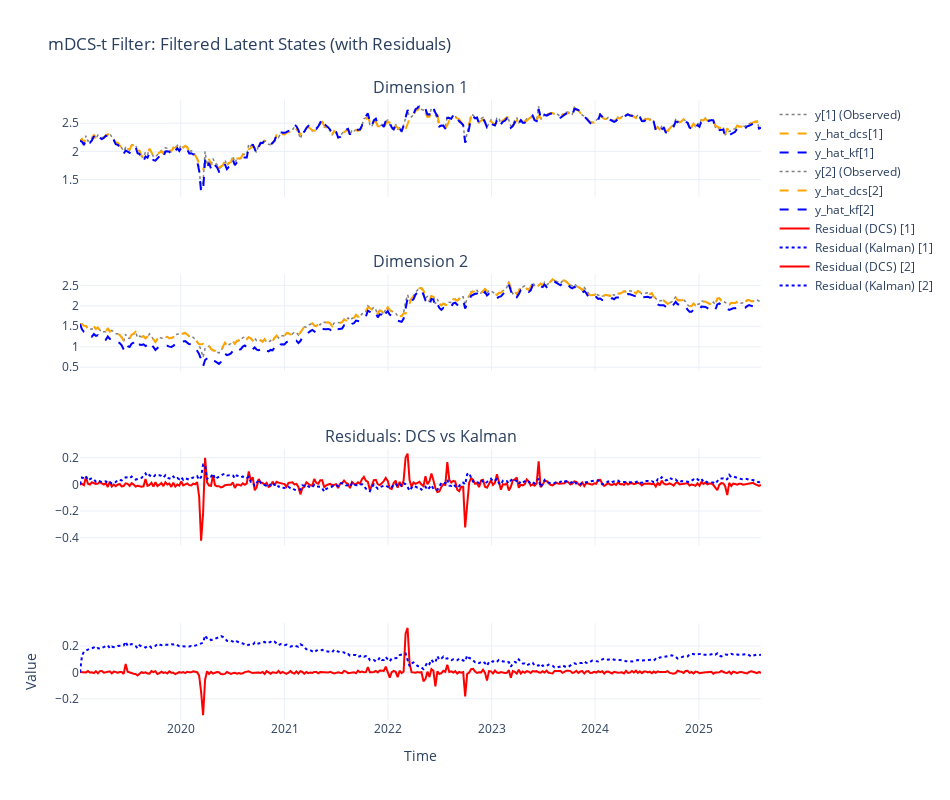

This figure's notebook cell:
### Code cell
T_multivariate, R_multivariate =  y_multivariate.shape
time_axis = df.index #list(range(T_multivariate))

# --- Residuals ---
residuals_dcs = y_multivariate - y_hat_dcs_multivariate
residuals_dcs_3 = y_multivariate - y_hat_dcs_multivariate_3
residuals_kf = y_multivariate - y_hat_kf_multivariate


total_rows = 2 * R_multivariate
row_heights = [0.5 / R_multivariate] * R_multivariate + [0.5 / R_multivariate] * R_multivariate


fig_multivariate = make_subplots(
    rows=total_rows, cols=1,
    shared_xaxes=True,
    subplot_titles=[f"Dimension {i+1}" for i in range(R_multivariate)] + ["Residuals: DCS vs Kalman"],
    row_heights=row_heights
)

# Plot Observed and Filtered 
for i in range(R_multivariate):
    fig_multivariate.add_trace(go.Scatter(x=time_axis, y=y_multivariate[:, i],
        mode='lines', name=f'y[{i+1}] (Observed)',
        line=dict(color='gray', width=1.5, dash='dot')), row=i+1, col=1)

    fig_multivariate.add_trace(go.Scatter(x=time_axis, y=y_hat_dcs_multivariate[:, i],
        mode='lines', name=f'y_hat_dcs[{i+1}]',
        line=dict(color='orange', width=2, dash='dash')), row=i+1, col=1)

    fig_multivariate.add_trace(go.Scatter(x=time_axis, y=y_hat_kf_multivariate[:, i],
        mode='lines', name=f'y_hat_kf[{i+1}]',
        line=dict(color='blue', width=2, dash='dash')), row=i+1, col=1)


# Plot the residuals
for i in range(R_multivariate):

    fig_multivariate.add_trace(go.Scatter(
        x=time_axis, y=residuals_dcs[:, i], name=f"Residual (DCS) [{i+1}]",
        line=dict(color='red')), row=i + 1 + R_multivariate, col=1)
    

    fig_multivariate.add_trace(go.Scatter(
        x=time_axis, y=residuals_kf[:, i], name=f"Residual (Kalman) [{i+1}]",
        line=dict(color='blue', dash='dot')), row=i + 1 + R_multivariate, col=1)


fig_multivariate.update_layout(
    height=300*R_multivariate + 200, width=950,
    title_text="mDCS-t Filter: Filtered Latent States (with Residuals)",
    template="plotly_white",
    showlegend=True
)

fig_multivariate.update_xaxes(title_text="Time", row=total_rows, col=1)
fig_multivariate.update_yaxes(title_text="Value", row=total_rows, col=1)

fig_multivariate.show()

### Figure 1 — Plotly figure (JSON) as saved in the notebook; plotly's stock layout.template omitted (floating-point values rounded to 4 significant figures; data arrays with more than 128 entries replaced by an {"elided": "..."} marker saying what was removed)
{"data": [{"line": {"color": "gray", "dash": "dot", "width": 1.5}, "mode": "lines", "name": "y[1] (Observed)", "type": "scatter", "x": {"elided": "344 str values"}, "xaxis": "x", "y": {"elided": "344 float values"}, "yaxis": "y"}, {"line": {"color": "orange", "dash": "dash", "width": 2}, "mode": "lines", "name": "y_hat_dcs[1]", "type": "scatter", "x": {"elided": "344 str values"}, "xaxis": "x", "y": {"elided": "344 float values"}, "yaxis": "y"}, {"line": {"color": "blue", "dash": "dash", "width": 2}, "mode": "lines", "name": "y_hat_kf[1]", "type": "scatter", "x": {"elided": "344 str values"}, "xaxis": "x", "y": {"elided": "344 float values"}, "yaxis": "y"}, {"line": {"color": "gray", "dash": "dot", "width": 1.5}, "mode": "lines", "name": "y[2] (Observed)", "type": "scatter", "x": {"elided": "344 str values"}, "xaxis": "x2", "y": {"elided": "344 float values"}, "yaxis": "y2"}, {"line": {"color": "orange", "dash": "dash", "width": 2}, "mode": "lines", "name": "y_hat_dcs[2]", "type": "scatter", "x": {"elided": "344 str values"}, "xaxis": "x2", "y": {"elided": "344 float values"}, "yaxis": "y2"}, {"line": {"color": "blue", "dash": "dash", "width": 2}, "mode": "lines", "name": "y_hat_kf[2]", "type": "scatter", "x": {"elided": "344 str values"}, "xaxis": "x2", "y": {"elided": "344 float values"}, "yaxis": "y2"}, {"line": {"color": "red"}, "name": "Residual (DCS) [1]", "type": "scatter", "x": {"elided": "344 str values"}, "xaxis": "x3", "y": {"elided": "344 float values"}, "yaxis": "y3"}, {"line": {"color": "blue", "dash": "dot"}, "name": "Residual (Kalman) [1]", "type": "scatter", "x": {"elided": "344 str values"}, "xaxis": "x3", "y": {"elided": "344 float values"}, "yaxis": "y3"}, {"line": {"color": "red"}, "name": "Residual (DCS) [2]", "type": "scatter", "x": {"elided": "344 str values"}, "xaxis": "x4", "y": {"elided": "344 float values"}, "yaxis": "y4"}, {"line": {"color": "blue", "dash": "dot"}, "name": "Residual (Kalman) [2]", "type": "scatter", "x": {"elided": "344 str values"}, "xaxis": "x4", "y": {"elided": "344 float values"}, "yaxis": "y4"}], "layout": {"annotations": [{"font": {"size": 16}, "showarrow": false, "text": "Dimension 1", "x": 0.5, "xanchor": "center", "xref": "paper", "y": 1, "yanchor": "bottom", "yref": "paper"}, {"font": {"size": 16}, "showarrow": false, "text": "Dimension 2", "x": 0.5, "xanchor": "center", "xref": "paper", "y": 0.7188, "yanchor": "bottom", "yref": "paper"}, {"font": {"size": 16}, "showarrow": false, "text": "Residuals: DCS vs Kalman", "x": 0.5, "xanchor": "center", "xref": "paper", "y": 0.4375, "yanchor": "bottom", "yref": "paper"}], "height": 800, "showlegend": true, "title": {"text": "mDCS-t Filter: Filtered Latent States (with Residuals)"}, "width": 950, "xaxis": {"anchor": "y", "domain": [0, 1], "matches": "x4", "showticklabels": false}, "xaxis2": {"anchor": "y2", "domain": [0, 1], "matches": "x4", "showticklabels": false}, "xaxis3": {"anchor": "y3", "domain": [0, 1], "matches": "x4", "showticklabels": false}, "xaxis4": {"anchor": "y4", "domain": [0, 1], "title": {"text": "Time"}}, "yaxis": {"anchor": "x", "domain": [0.8438, 1]}, "yaxis2": {"anchor": "x2", "domain": [0.5625, 0.7188]}, "yaxis3": {"anchor": "x3", "domain": [0.2812, 0.4375]}, "yaxis4": {"anchor": "x4", "domain": [0, 0.1562], "title": {"text": "Value"}}}}
